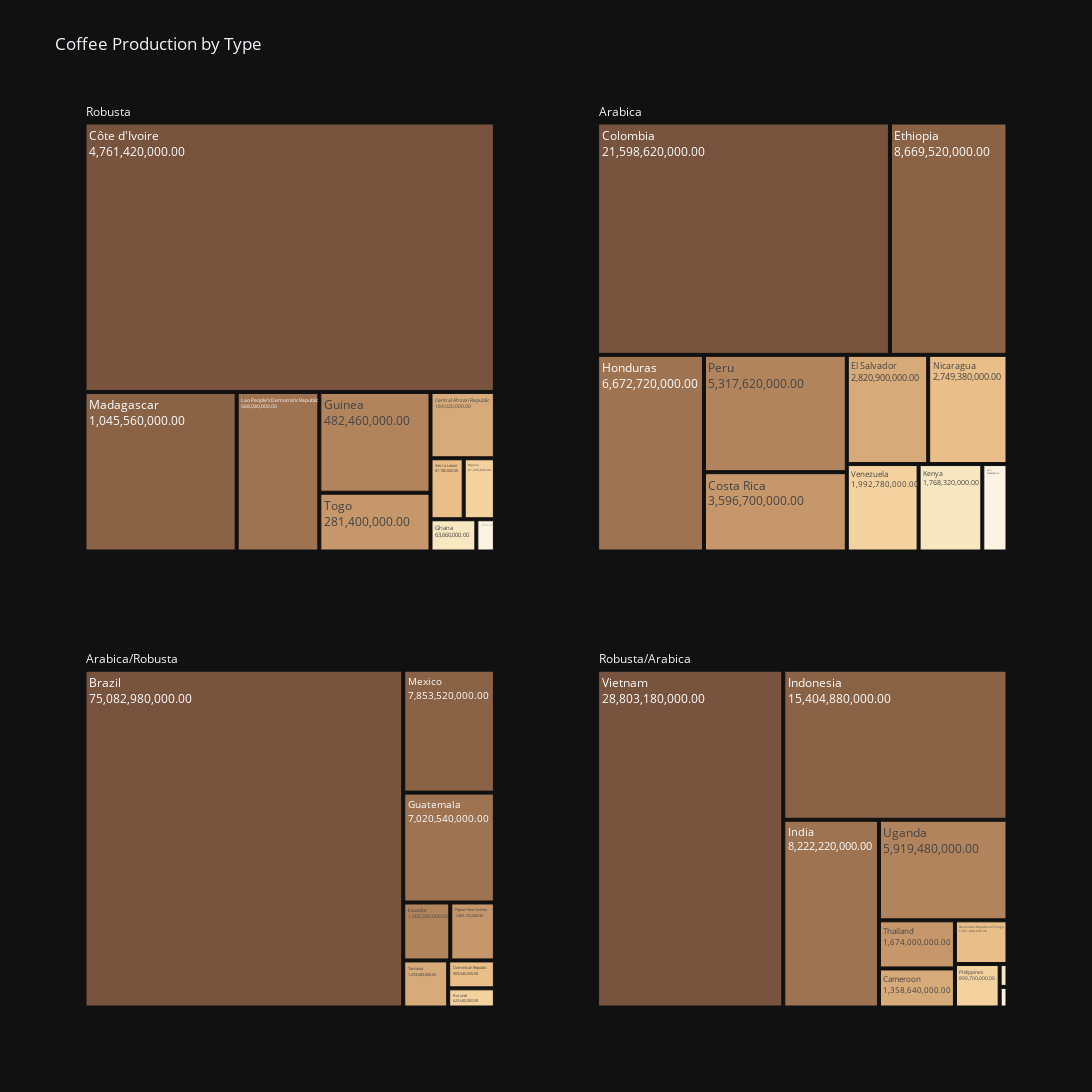

The notebook cell this image was saved under:
### Code cell
# Czwarty wykres - Produkcja kawy podzielona na coffee type - wykres Treemap
fig = go.Figure()

# Definiowanie palety kolorów
colors = ["#78533d", "#8a6347", "#9e7352", "#b1845e", "#c5976b", "#d7aa79", "#e9be88", "#f4d2a0", "#f8e8c1", "#fdf3e3"]


# Dodawanie treemap dla Robusty
fig.add_trace(
    go.Treemap(
        labels=robusta.head(10).Country,
        parents=["Robusta"] * 10,
        values=robusta.Total_production,
        name="Robusta",
        text=robusta.Total_production.apply(lambda x: f"{x:,.2f}"),
        textinfo="text+label",
        domain=dict(x=[0, 0.45], y=[0.5, 1]),
        marker=dict(colors=colors),
        hovertemplate='<b>%{label}</b><br>Total Production: %{value:,.2f}<br>'
    )
)

# Dodawanie treemap dla Arabiki
fig.add_trace(
    go.Treemap(
        labels=arabica.head(10).Country,
        parents=["Arabica"] * 10,
        values=arabica.Total_production,
        name="Arabica",
        text=arabica.Total_production.apply(lambda x: f"{x:,.2f}"),
        textinfo="text+label",
        domain=dict(x=[0.55, 1], y=[0.5, 1]),
        marker=dict(colors=colors),
        hovertemplate='<b>%{label}</b><br>Total Production: %{value:,.2f}<br>'
    )
)

# Dodawanie treemap dla Arabiki/Robusty
fig.add_trace(
    go.Treemap(
        labels=arabica_robusta.head(10).Country,
        parents=["Arabica/Robusta"] * 10,
        values=arabica_robusta.Total_production,
        name="Arabica/Robusta",
        text=arabica_robusta.Total_production.apply(lambda x: f"{x:,.2f}"),
        textinfo="text+label",
        domain=dict(x=[0, 0.45], y=[0, 0.4]),
        marker=dict(colors=colors),
        hovertemplate='<b>%{label}</b><br>Total Production: %{value:,.2f}<br>'
    )
)

# Dodawanie treemap dla Robusty/Arabiki
fig.add_trace(
    go.Treemap(
        labels=robusta_arabica.head(10).Country,
        parents=["Robusta/Arabica"] * 10,
        values=robusta_arabica.Total_production,
        name="Robusta/Arabica",
        text=robusta_arabica.Total_production.apply(lambda x: f"{x:,.2f}"),
        textinfo="text+label",
        domain=dict(x=[0.55, 1], y=[0, 0.4]),
        marker=dict(colors=colors),
        hovertemplate='<b>%{label}</b><br>Total Production: %{value:,.2f}<br>'
    )
)

# Aktualizowanie układu i wyświetlanie zdjęcia
fig.update_layout(height=1200, width=1200, title_text="Coffee Production by Type")
fig.show()

### Figure 1 — Plotly figure (JSON) as saved in the notebook; plotly's stock layout.template omitted (floating-point values rounded to 4 significant figures)
{"data": [{"domain": {"x": [0, 0.45], "y": [0.5, 1]}, "hovertemplate": "<b>%{label}</b><br>Total Production: %{value:,.2f}<br>", "labels": ["Côte d'Ivoire", "Madagascar", "Lao People's Democratic Republic", "Guinea", "Togo", "Central African Republic", "Sierra Leone", "Nigeria", "Ghana", "Trinidad & Tobago"], "marker": {"colors": ["#78533d", "#8a6347", "#9e7352", "#b1845e", "#c5976b", "#d7aa79", "#e9be88", "#f4d2a0", "#f8e8c1", "#fdf3e3"]}, "name": "Robusta", "parents": ["Robusta", "Robusta", "Robusta", "Robusta", "Robusta", "Robusta", "Robusta", "Robusta", "Robusta", "Robusta"], "text": ["4,761,420,000.00", "1,045,560,000.00", "568,080,000.00", "482,460,000.00", "281,400,000.00", "184,020,000.00", "87,180,000.00", "81,900,000.00", "63,660,000.00", "25,740,000.00", "14,880,000.00", "10,800,000.00", "6,900,000.00", "2,700,000.00", "1,080,000.00"], "textinfo": "text+label", "values": [4761000000.0, 1046000000.0, 568100000.0, 482500000.0, 281400000.0, 184000000.0, 87180000.0, 81900000.0, 63660000.0, 25740000.0, 14880000.0, 10800000.0, 6900000.0, 2700000.0, 1080000.0], "type": "treemap"}, {"domain": {"x": [0.55, 1], "y": [0.5, 1]}, "hovertemplate": "<b>%{label}</b><br>Total Production: %{value:,.2f}<br>", "labels": ["Colombia", "Ethiopia", "Honduras", "Peru", "Costa Rica", "El Salvador", "Nicaragua", "Venezuela", "Kenya", "Haiti"], "marker": {"colors": ["#78533d", "#8a6347", "#9e7352", "#b1845e", "#c5976b", "#d7aa79", "#e9be88", "#f4d2a0", "#f8e8c1", "#fdf3e3"]}, "name": "Arabica", "parents": ["Arabica", "Arabica", "Arabica", "Arabica", "Arabica", "Arabica", "Arabica", "Arabica", "Arabica", "Arabica"], "text": ["21,598,620,000.00", "8,669,520,000.00", "6,672,720,000.00", "5,317,620,000.00", "3,596,700,000.00", "2,820,900,000.00", "2,749,380,000.00", "1,992,780,000.00", "1,768,320,000.00", "698,880,000.00", "567,540,000.00", "359,160,000.00", "280,980,000.00", "207,000,000.00", "190,920,000.00", "132,120,000.00", "82,260,000.00", "76,800,000.00", "68,640,000.00", "62,220,000.00", "54,000,000.00", "1,440,000.00"], "textinfo": "text+label", "values": [21600000000.0, 8670000000.0, 6673000000.0, 5318000000.0, 3597000000.0, 2821000000.0, 2749000000.0, 1993000000.0, 1768000000.0, 698900000.0, 567500000.0, 359200000.0, 281000000.0, 207000000.0, 190900000.0, 132100000.0, 82260000.0, 76800000.0, 68640000.0, 62220000.0, 54000000.0, 1440000.0], "type": "treemap"}, {"domain": {"x": [0, 0.45], "y": [0, 0.4]}, "hovertemplate": "<b>%{label}</b><br>Total Production: %{value:,.2f}<br>", "labels": ["Brazil", "Mexico", "Guatemala", "Ecuador", "Papua New Guinea", "Tanzania", "Dominican Republic", "Burundi"], "marker": {"colors": ["#78533d", "#8a6347", "#9e7352", "#b1845e", "#c5976b", "#d7aa79", "#e9be88", "#f4d2a0", "#f8e8c1", "#fdf3e3"]}, "name": "Arabica/Robusta", "parents": ["Arabica/Robusta", "Arabica/Robusta", "Arabica/Robusta", "Arabica/Robusta", "Arabica/Robusta", "Arabica/Robusta", "Arabica/Robusta", "Arabica/Robusta", "Arabica/Robusta", "Arabica/Robusta"], "text": ["75,082,980,000.00", "7,853,520,000.00", "7,020,540,000.00", "1,900,380,000.00", "1,803,120,000.00", "1,474,680,000.00", "909,540,000.00", "623,640,000.00"], "textinfo": "text+label", "values": [75080000000.0, 7854000000.0, 7021000000.0, 1900000000.0, 1803000000.0, 1475000000.0, 909500000.0, 623600000.0], "type": "treemap"}, {"domain": {"x": [0.55, 1], "y": [0, 0.4]}, "hovertemplate": "<b>%{label}</b><br>Total Production: %{value:,.2f}<br>", "labels": ["Vietnam", "Indonesia", "India", "Uganda", "Thailand", "Cameroon", "Democratic Republic of Congo", "Philippines", "Angola", "Sri Lanka"], "marker": {"colors": ["#78533d", "#8a6347", "#9e7352", "#b1845e", "#c5976b", "#d7aa79", "#e9be88", "#f4d2a0", "#f8e8c1", "#fdf3e3"]}, "name": "Robusta/Arabica", "parents": ["Robusta/Arabica", "Robusta/Arabica", "Robusta/Arabica", "Robusta/Arabica", "Robusta/Arabica", "Robusta/Arabica", "Robusta/Arabica", "Robusta/Arabica", "Robusta/Arabica", "Robusta/Arabica"], "text": ["28,803,180,000.00", "15,404,880,000.00", "8,222,220,000.00", "5,919,480,000.00", "1,674,000,000.00", "1,358,640,000.00", "1,051,080,000.00", "890,700,000.00", "82,080,000.00", "73,860,000.00"], "textinfo": "text+label", "values": [28800000000.0, 15400000000.0, 8222000000.0, 5919000000.0, 1674000000.0, 1359000000.0, 1051000000.0, 890700000.0, 82080000.0, 73860000.0], "type": "treemap"}], "layout": {"title": {"text": "Coffee Production by Type"}, "height": 1200, "width": 1200}}
